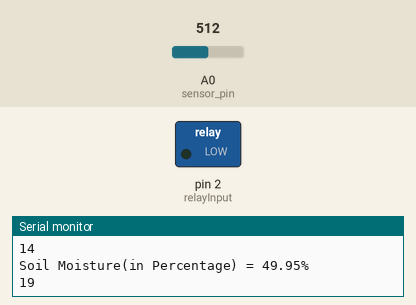
Bench run of a sketch on a simulated Arduino Uno, built with avr-gcc and run on an emulated ATmega328P. On the bench: switched loads named in the sketch (green lamp = pin HIGH), the last lines printed to the serial monitor. The inputs (shaded band) are chosen by the test bench; at power-on: A0 (sensor_pin) = 512. Random numbers use the default seed unless the sketch sets one.

Above: at 1.2 s.
1.3 s: A0 (sensor_pin) set to 604
3.2 s: A0 (sensor_pin) set to 624
At 4.6 s:
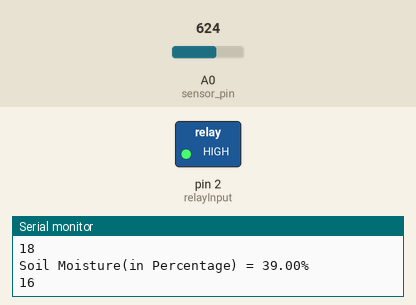
5.5 s: A0 (sensor_pin) set to 511
At 7.2 s:
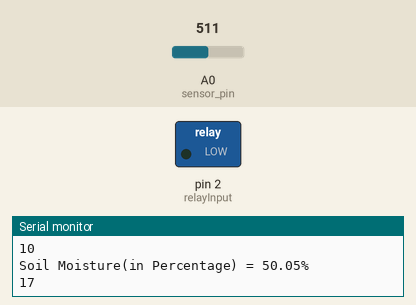
7.5 s: A0 (sensor_pin) set to 716
At 9.0 s:
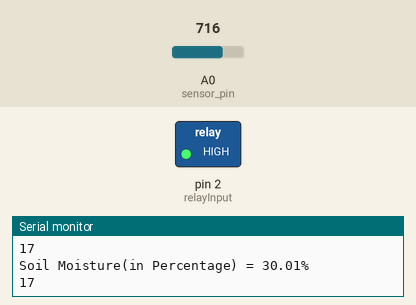
Timing chart, 0 to 10.5 s (numbered marks = the images above; inputs shaded):
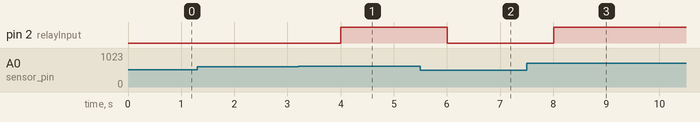

The sketch:

soilmoisture.ino
```cpp
const int sensor_pin = A0;  /* Connect Soil moisture analog sensor pin to A0 of NodeMCU */
int relayInput = 2;
long randNumber;
void setup() {
  pinMode(relayInput, OUTPUT);
  Serial.begin(9600); /* Define baud rate for serial communication */
  randomSeed(analogRead(0));
}

void loop() {
  float moisture_percentage;

  moisture_percentage = ( 100.00 - ( (analogRead(sensor_pin) / 1023.00) * 100.00 ) );

  Serial.print("Soil Moisture(in Percentage) = ");
  Serial.print(moisture_percentage);
  Serial.println("%");  randNumber = random(10, 20);
  Serial.println(randNumber);
  if( moisture_percentage <=40){
    digitalWrite(relayInput, HIGH);
  }else{
    digitalWrite(relayInput, LOW);
    }
  delay(1000);
}
```

Measured:
- the behaviour switches between 613 and 614 on A0 (sensor_pin) (found by bisection; images 0 and 1)
- after the input at 3.2 s, pin 2 (relayInput): LOW → HIGH after 0.81 s
- after the input at 5.5 s, pin 2 (relayInput): HIGH → LOW after 0.51 s
- after the input at 7.5 s, pin 2 (relayInput): LOW → HIGH after 0.51 s
